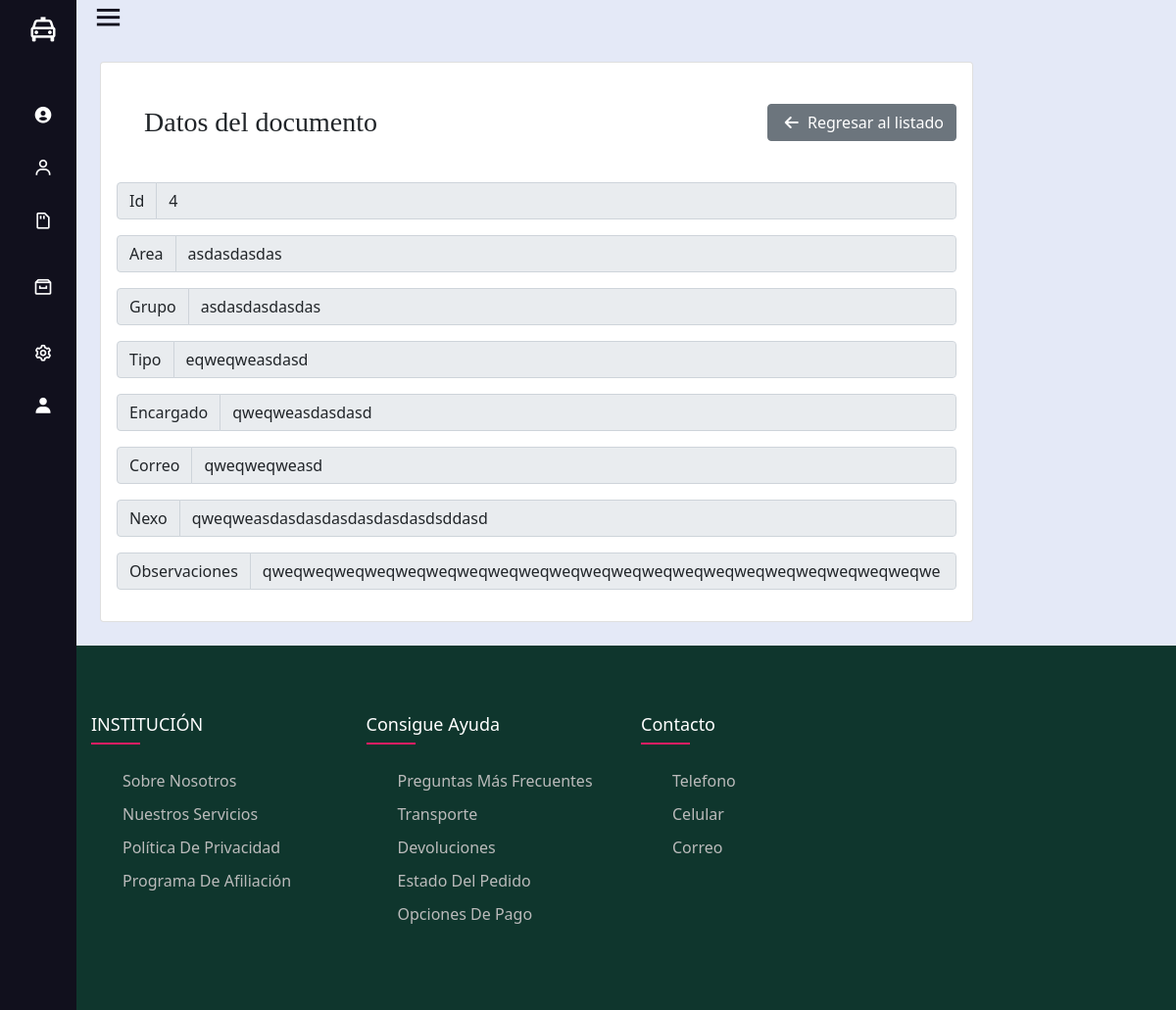
Page /mAreasORI/view/4 (signed in) on the committed database.
### Aplicacion1/models.py (models this page shows)
class Mareasori(models.Model):
    id = models.AutoField(db_column='Id', primary_key=True)  # Field name made lowercase.
    area = models.CharField(db_column='Area', max_length=200)  # Field name made lowercase.
    grupo = models.CharField(db_column='Grupo', max_length=200, blank=True, null=True)  # Field name made lowercase.
    tipo = models.CharField(db_column='Tipo', max_length=200, blank=True, null=True)  # Field name made lowercase.
    encargado = models.CharField(db_column='Encargado', max_length=200, blank=True, null=True)  # Field name made lowercase.
    email = models.CharField(db_column='Email', max_length=200, blank=True, null=True)  # Field name made lowercase.
    nexo = models.CharField(db_column='Nexo', max_length=100, blank=True, null=True)  # Field name made lowercase.
    activo = models.IntegerField(db_column='Activo', blank=True, null=True)  # Field name made lowercase.
    estado = models.IntegerField(db_column='Estado')  # Field name made lowercase.
    obs = models.TextField(db_column='Obs', blank=True, null=True)  # Field name made lowercase.
    idusercrea = models.IntegerField(db_column='IdUserCrea', blank=True, null=True)  # Field name made lowercase.
    idusermodifica = models.IntegerField(db_column='IdUserModifica', blank=True, null=True)  # Field name made lowercase.
    fechacrea = models.DateTimeField(db_column='FechaCrea', blank=True, null=True)  # Field name made lowercase.
    fechamodifica = models.DateTimeField(db_column='FechaModifica', blank=True, null=True)  # Field name made lowercase.
    maqcrea = models.CharField(db_column='MaqCrea', max_length=50, blank=True, null=True)  # Field name made lowercase.
    maqmodifica = models.CharField(db_column='MaqModifica', max_length=50, blank=True, null=True)  # Field name made lowercase.
    class Meta:
        managed = True
        db_table = 'MAreasORI'

### Aplicacion1/views.py (the view)
# urls.py: path('mAreasORI/view/<id>', views.viewMAreasORI, name = "viewTypeMAreaORI"),
@login_required(login_url='signin')
def viewMAreasORI(request, id):
	MAreasori=Mareasori.objects.get(id=id)
	return render(request,'paginas/m_areas_ori/view.html', {"MAreaORI": MAreasori})

### Aplicacion1/templates/paginas/m_areas_ori/view.html (shortened to what this page needs)
{% extends '../../layout.html' %}
{% block content %}
<div class="row">
    <div class="col-md-10">
        <div class="card">
            <div class="card-body">
                <div class="d-flex bd-highlight mb-3 align-items-center">
                    <div class="me-auto bd-highlight align-self-end p">
                        <h3 class="title-card">Datos del documento</h3>
                    </div>
                    <div class="bd-highlight">
                        <a href="{% url 'listMAreasORI' %}" class="btn btn-secondary"><i class="fas fa-arrow-left"></i> Regresar al listado</a>
                    </div>
                </div>
                <div class="input-group mb-3">
                    <span class="input-group-text" id="basic-addon3">Id </span>
                    <input type="text" class="form-control" id="basic-url" aria-describedby="basic-addon3" value="{{MAreaORI.id}}" disabled>
                </div>
                <div class="input-group mb-3">
                    <span class="input-group-text" id="basic-addon3">Area </span>
                    <input type="text" class="form-control" id="basic-url" aria-describedby="basic-addon3" value="{{MAreaORI.area}}" disabled>
                </div>
                <div class="input-group mb-3">
                    <span class="input-group-text" id="basic-addon3">Grupo</span>
                    <input type="text" class="form-control" id="basic-url" aria-describedby="basic-addon3" value="{{MAreaORI.grupo}}" disabled>
                </div>
                <div class="input-group mb-3">
                    <span class="input-group-text" id="basic-addon3">Tipo</span>
                    <input type="text" class="form-control" id="basic-url" aria-describedby="basic-addon3" value="{{MAreaORI.tipo}}" disabled>
                </div>
                <div class="input-group mb-3">
                    <span class="input-group-text" id="basic-addon3">Encargado</span>
                    <input type="text" class="form-control" id="basic-url" aria-describedby="basic-addon3" value="{{MAreaORI.encargado}}" disabled>
                </div>
                <div class="input-group mb-3">
                    <span class="input-group-text" id="basic-addon3">Correo</span>
                    <input type="text" class="form-control" id="basic-url" aria-describedby="basic-addon3" value="{{MAreaORI.email}}" disabled>
                </div>
                <div class="input-group mb-3">
                    <span class="input-group-text" id="basic-addon3">Nexo</span>
                    <input type="text" class="form-control" id="basic-url" aria-describedby="basic-addon3" value="{{MAreaORI.nexo}}" disabled>
                </div>
                <div class="input-group mb-3">
                    <span class="input-group-text" id="basic-addon3">Observaciones</span>
                    <input type="text" class="form-control" id="basic-url" aria-describedby="basic-addon3" value="{{MAreaORI.obs}}" disabled>
                </div>
            </div>
        </div>
    </div>
</div>
{% endblock %}

### ProyectoPNP/static/assets/css/style.css (style rules this page uses)
body { background-color: white; }
i { margin: 0px 5px; }
.title-card { font-family: 'Sahitya', serif; margin: 1em; }
.row { display: flex; flex-wrap: wrap; }

### rows in the picture
Mareasori: id "4", area "asdasdasdas", grupo "asdasdasdasdas", tipo "eqweqweasdasd", encargado "qweqweasdasdasd", email "qweqweqweasd", nexo "qweqweasdasdasdasdasdasdasdsddasd", obs "qweqweqweqweqweqweqweqweqweqweqweqweqweqweqweqweqweqweqweqweqweqwe"
